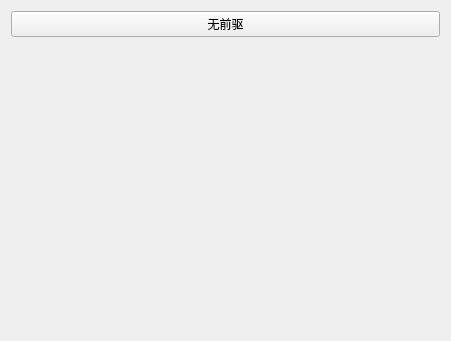
<?xml version="1.0" encoding="UTF-8"?>
<ui version="4.0">
 <class>pre_choose</class>
 <widget class="QWidget" name="pre_choose">
  <property name="geometry">
   <rect>
    <x>0</x>
    <y>0</y>
    <width>451</width>
    <height>341</height>
   </rect>
  </property>
  <property name="windowTitle">
   <string>Form</string>
  </property>
  <layout class="QVBoxLayout" name="verticalLayout">
   <item>
    <widget class="QPushButton" name="pushButton">
     <property name="text">
      <string>无前驱</string>
     </property>
    </widget>
   </item>
   <item>
    <widget class="QWidget" name="widget" native="true"/>
   </item>
  </layout>
 </widget>
 <resources/>
 <connections/>
</ui>
